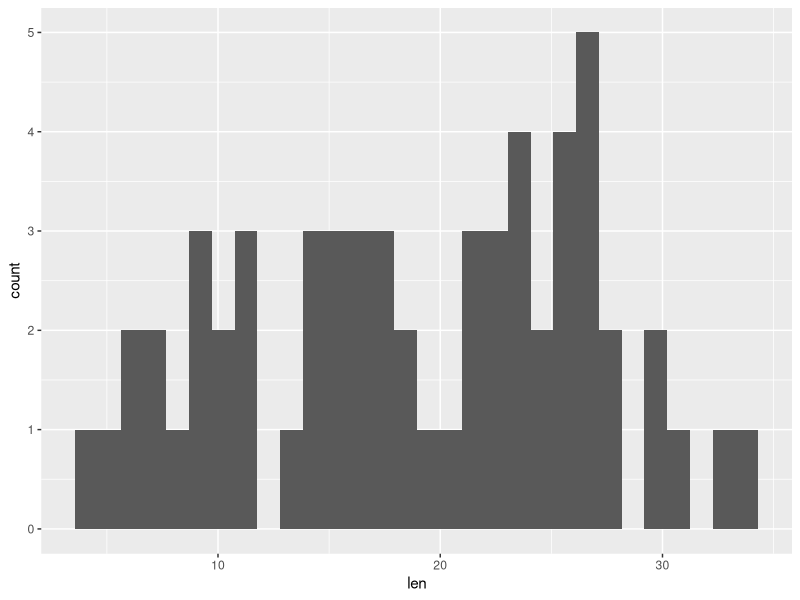
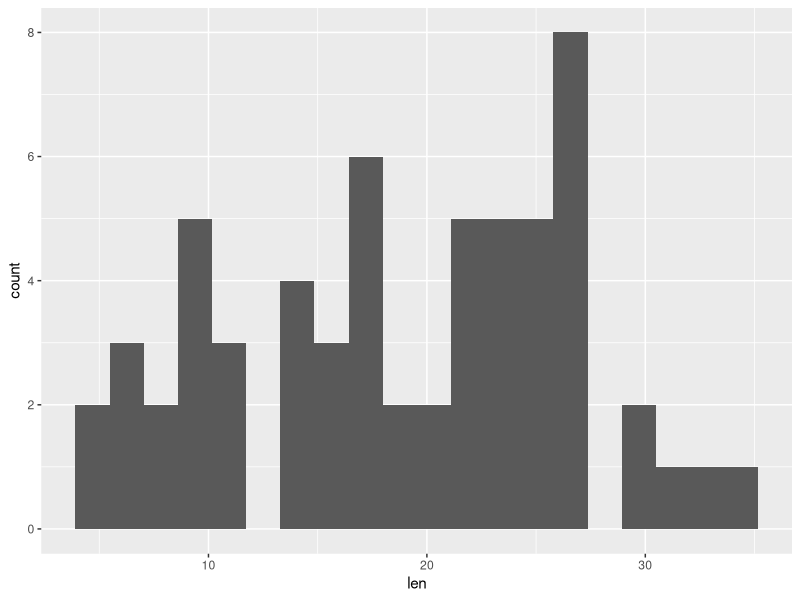
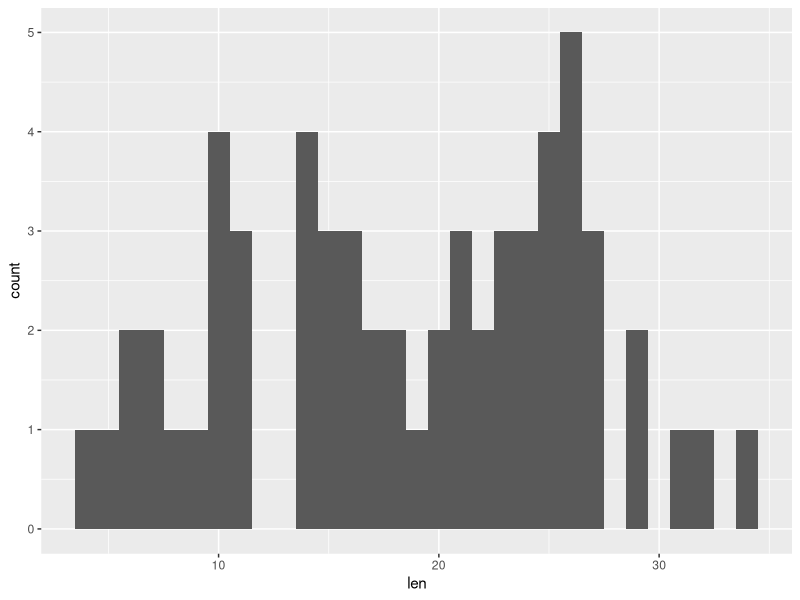
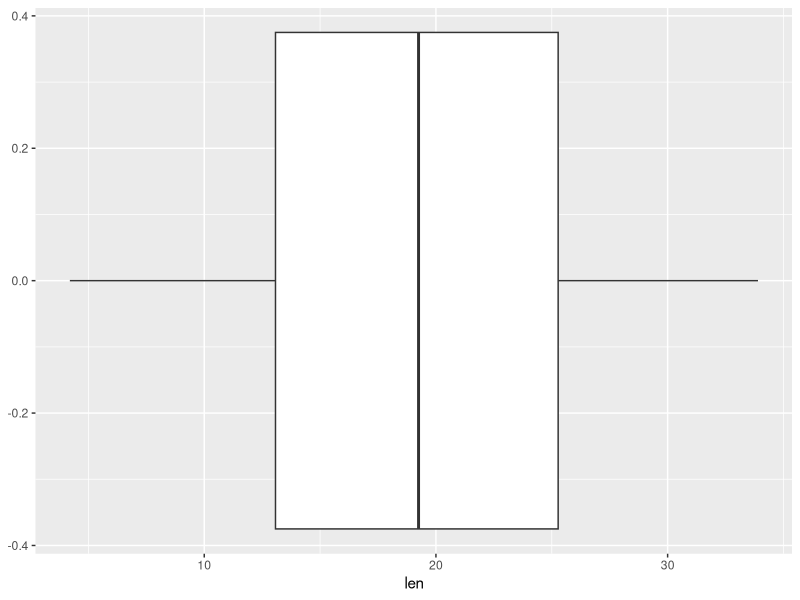
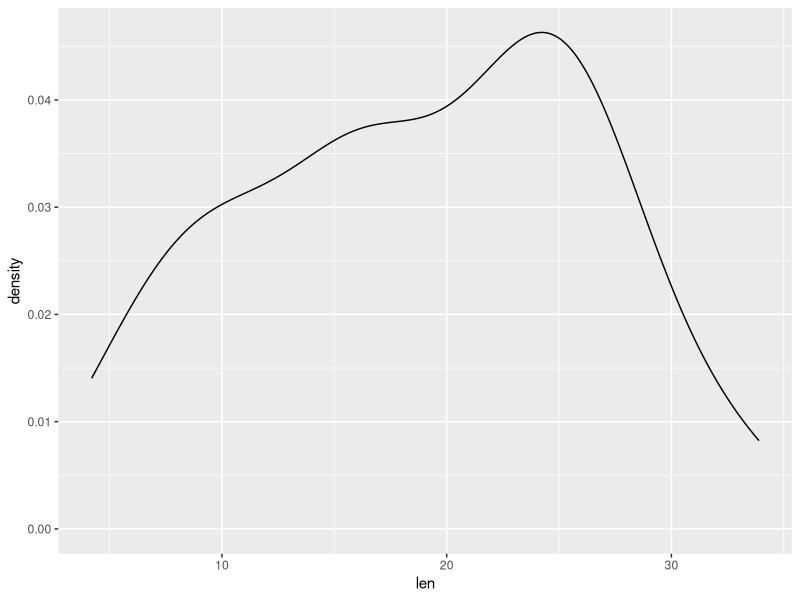
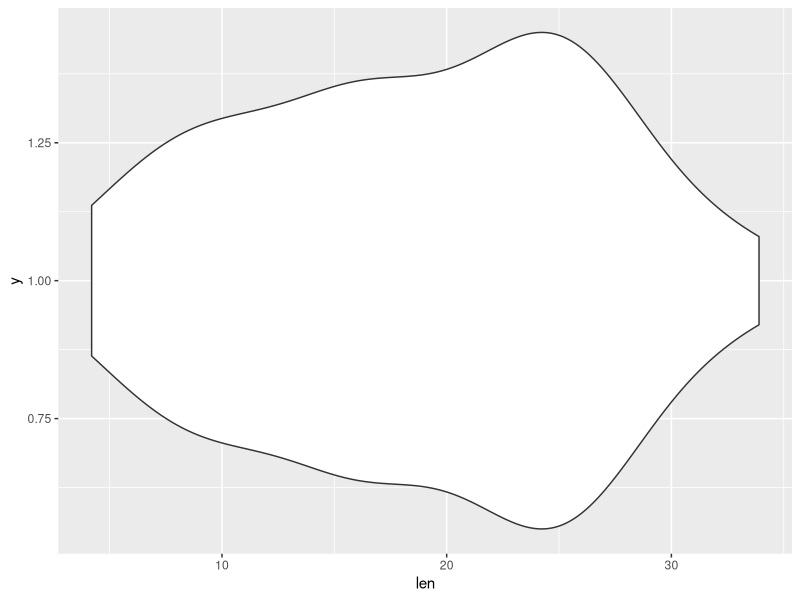
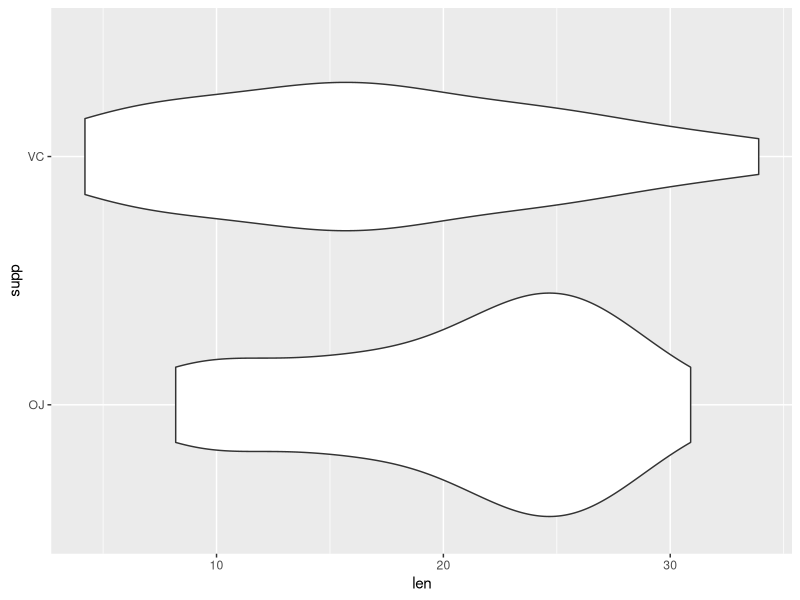
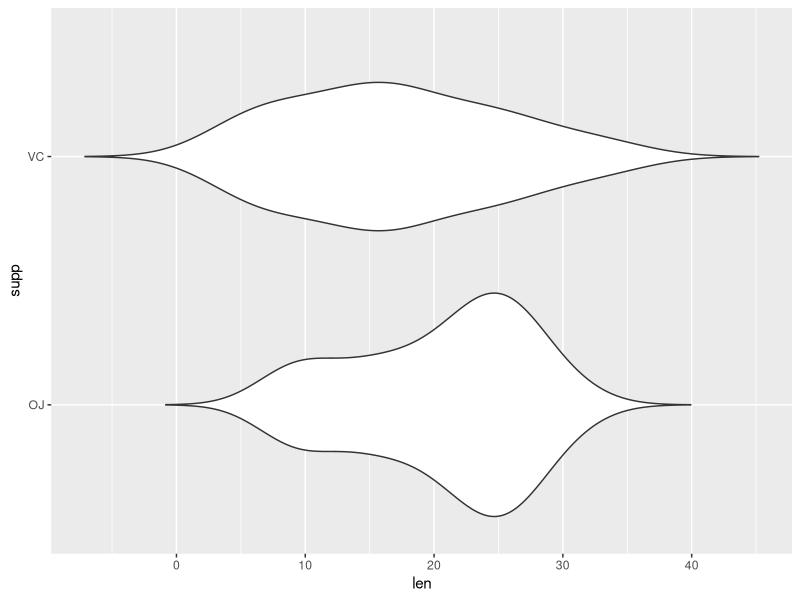

Write R code to recreate these figures, in order.
## ---------------------------------------------------------------------------------------
library("tidyverse")


## ---------------------------------------------------------------------------------------
data()


## ---- eval=FALSE------------------------------------------------------------------------
## ?ToothGrowth


## ---------------------------------------------------------------------------------------
dim(ToothGrowth)
head(ToothGrowth)
tail(ToothGrowth)
summary(ToothGrowth)


## ---- eval=FALSE------------------------------------------------------------------------
## ggplot(data = <DATA>) +
##   <GEOM_FUNCTION>(mapping = aes(<MAPPINGS>))


## ---- eval=FALSE------------------------------------------------------------------------
## ggplot(data = <DATA>, mapping = aes(<MAPPINGS>)) +
##   <GEOM_FUNCTION>()


## ---------------------------------------------------------------------------------------
ggplot(ToothGrowth, aes(x = len)) + 
  geom_histogram()


## ---------------------------------------------------------------------------------------
ggplot(ToothGrowth, aes(x = len)) + 
  geom_histogram(bins = 20)


## ---------------------------------------------------------------------------------------
ggplot(ToothGrowth, aes(x = len)) + 
  geom_histogram(binwidth = 1)


## ---------------------------------------------------------------------------------------
ggplot(ToothGrowth, aes(x = len)) + 
  geom_boxplot()


## ---------------------------------------------------------------------------------------
ggplot(ToothGrowth, aes(x = len)) + 
  geom_density()


## ---------------------------------------------------------------------------------------
ggplot(ToothGrowth, aes(x = len, y = 1)) + # note the y = 1
  geom_violin()


## ---------------------------------------------------------------------------------------
ggplot(ToothGrowth, aes(x = len, y = supp)) + 
  geom_violin()


## ---------------------------------------------------------------------------------------
ggplot(ToothGrowth, aes(x = len, y = supp)) + 
  geom_violin(trim = FALSE)


## ---------------------------------------------------------------------------------------
ggplot(ToothGrowth, aes(x = len, y = supp)) + 
  geom_violin(trim = FALSE) + 
  geom_point()


## ---------------------------------------------------------------------------------------
ggplot(ToothGrowth, aes(x = len, y = supp)) + 
  geom_violin(trim = FALSE) + 
  geom_jitter()


## ---------------------------------------------------------------------------------------
ggplot(ToothGrowth, aes(x = supp, y = len)) + 
  geom_violin(trim = FALSE) + 
  geom_jitter()


## ---------------------------------------------------------------------------------------
ggplot(ToothGrowth, aes(y = supp, x = len)) + 
  geom_violin(trim = FALSE) + 
  geom_jitter() + 
  coord_flip()


## ---------------------------------------------------------------------------------------
ggplot(chickwts, aes(x = feed, y = weight)) + 
  geom_violin(trim = TRUE) + 
  geom_jitter() 


## ---------------------------------------------------------------------------------------
ggplot(ToothGrowth, aes(x = dose, y = len)) + 
  geom_point()


## ---------------------------------------------------------------------------------------
ggplot(ToothGrowth, aes(x = dose, y = len)) + 
  geom_jitter(width=0.1)


## ---------------------------------------------------------------------------------------
ggplot(ToothGrowth, aes(x = dose, y = len)) + 
  geom_jitter(width=0.01) +
  scale_x_log10()


## ---------------------------------------------------------------------------------------
ggplot(ToothGrowth, aes(x = dose, y = len, color = supp, shape = supp)) + 
  geom_jitter(width=0.01) +
  scale_x_log10()


## ---------------------------------------------------------------------------------------
ggplot(ToothGrowth, aes(x = dose, y = len, color = supp, shape = supp)) + 
  geom_jitter(width=0.01) +
  scale_x_log10() +
  geom_smooth(method = "lm")


## ---------------------------------------------------------------------------------------
m <- lm(len ~ dose*supp, data = ToothGrowth)
anova(m)


## ---------------------------------------------------------------------------------------
d <- ToothGrowth %>%
  rename(
    Length = len,
    Delivery = supp,
    Dose = dose) %>%
  mutate(Delivery = fct_recode(Delivery, 
                               "Orange Juice" = "OJ",
                               "Ascorbic Acid" = "VC"))


## ---------------------------------------------------------------------------------------
ggplot(d,                       # Note the new data.frame
       aes(
         x = Dose, 
         y = Length, 
         color = Delivery, 
         shape = Delivery)) + 
  geom_point(position = position_jitterdodge(
    jitter.width = 0.005,
    dodge.width = 0.01           # moves Delivery method left and right of Dose
  )) +
  scale_x_log10() +
  scale_color_manual(
    values = c("Orange Juice" = "orange",
               "Ascorbic Acid" = "blue")
  ) +
  geom_smooth(method = "lm") + 
  labs(
    x = "Dose (mg/day)", 
    y = "Length (\u00b5m)", # unicode \u005b is the Greek letter mu
    title = "Odontoblast length vs Vitamin C in Guinea Pigs",
    color = "Delivery Method",
    shape = "Delivery Method") +
  theme_bw() +
  theme(legend.position = c(0.8, 0.2),
        legend.background = element_rect(fill = "white",
                                        color = "black"))


## ---------------------------------------------------------------------------------------
# Save to an object
g <- ggplot(d,                       # Note the new data.frame
       aes(
         x = Dose, 
         y = Length, 
         color = Delivery, 
         shape = Delivery)) + 
  geom_point(position = position_jitterdodge(
    jitter.width = 0.005,
    dodge.width = 0.01
  )) +
  scale_x_log10() +
  scale_color_manual(
    values = c("Orange Juice" = "orange",
               "Ascorbic Acid" = "blue")
  ) +
  geom_smooth(method = "lm") + 
  labs(
    x = "Dose (mg/day)", 
    y = "Length (\u00b5m)", # unicode \u005b is the Greek letter mu
    title = "Odontoblast length vs Vitamin C in Guinea Pigs",
    color = "Delivery Method",
    shape = "Delivery Method") +
  theme_bw() +
  theme(legend.position = c(0.8, 0.2),
        legend.background = element_rect(fill = "white",
                                        color = "black"))

# Write to a file
fn <- "toothgrowth.png"
ggsave(fn, plot = g, width = 6, height = 4)

# Clean up
unlink(fn) # remove the file


## ---- eval=FALSE------------------------------------------------------------------------
## ?diamonds


## ---------------------------------------------------------------------------------------
ggplot(diamonds, 
       aes(
         x = carat,
         y = price,
         color = depth)) +
  scale_color_gradientn(colors = rainbow(5)) +
  geom_point(alpha = 0.2) +
  facet_grid(color ~ cut) + 
  scale_y_log10() + 
  scale_x_log10() + 
  theme_bw()


## ---------------------------------------------------------------------------------------
m <- lm(log(price) ~ log(carat) * depth * cut * color, data = diamonds)
drop1(m, test = "F")
